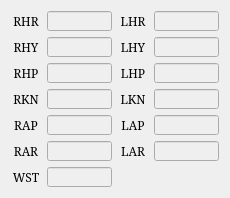
     <widget class="QWidget" name="gridLayoutWidget_5">
      <property name="geometry">
       <rect>
        <x>10</x>
        <y>275</y>
        <width>211</width>
        <height>191</height>
       </rect>
      </property>
      <layout class="QGridLayout" name="gridLayout_4">
       <item row="0" column="3">
        <widget class="QLineEdit" name="LE_JOINT_LHR_PA">
         <property name="enabled">
          <bool>false</bool>
         </property>
         <property name="sizePolicy">
          <sizepolicy hsizetype="Fixed" vsizetype="Fixed">
           <horstretch>0</horstretch>
           <verstretch>0</verstretch>
          </sizepolicy>
         </property>
         <property name="minimumSize">
          <size>
           <width>65</width>
           <height>20</height>
          </size>
         </property>
         <property name="maximumSize">
          <size>
           <width>65</width>
           <height>20</height>
          </size>
         </property>
         <property name="font">
          <font>
           <family>Serif</family>
           <pointsize>9</pointsize>
          </font>
         </property>
         <property name="alignment">
          <set>Qt::AlignRight|Qt::AlignTrailing|Qt::AlignVCenter</set>
         </property>
         <property name="readOnly">
          <bool>true</bool>
         </property>
        </widget>
       </item>
       <item row="2" column="0">
        <widget class="QLabel" name="label_B2_4">
         <property name="sizePolicy">
          <sizepolicy hsizetype="Fixed" vsizetype="Fixed">
           <horstretch>0</horstretch>
           <verstretch>0</verstretch>
          </sizepolicy>
         </property>
         <property name="minimumSize">
          <size>
           <width>30</width>
           <height>20</height>
          </size>
         </property>
         <property name="maximumSize">
          <size>
           <width>30</width>
           <height>20</height>
          </size>
         </property>
         <property name="font">
          <font>
           <family>Serif</family>
           <pointsize>9</pointsize>
          </font>
         </property>
         <property name="text">
          <string>RHP</string>
         </property>
         <property name="alignment">
          <set>Qt::AlignCenter</set>
         </property>
        </widget>
       </item>
       <item row="0" column="1">
        <widget class="QLineEdit" name="LE_JOINT_RHR_PA">
         <property name="enabled">
          <bool>false</bool>
         </property>
         <property name="sizePolicy">
          <sizepolicy hsizetype="Fixed" vsizetype="Fixed">
           <horstretch>0</horstretch>
           <verstretch>0</verstretch>
          </sizepolicy>
         </property>
         <property name="minimumSize">
          <size>
           <width>65</width>
           <height>20</height>
          </size>
         </property>
         <property name="maximumSize">
          <size>
           <width>65</width>
           <height>20</height>
          </size>
         </property>
         <property name="font">
          <font>
           <family>Serif</family>
           <pointsize>9</pointsize>
          </font>
         </property>
         <property name="alignment">
          <set>Qt::AlignRight|Qt::AlignTrailing|Qt::AlignVCenter</set>
         </property>
         <property name="readOnly">
          <bool>true</bool>
         </property>
        </widget>
       </item>
       <item row="3" column="3">
        <widget class="QLineEdit" name="LE_JOINT_LKN_PA">
         <property name="enabled">
          <bool>false</bool>
         </property>
         <property name="sizePolicy">
          <sizepolicy hsizetype="Fixed" vsizetype="Fixed">
           <horstretch>0</horstretch>
           <verstretch>0</verstretch>
          </sizepolicy>
         </property>
         <property name="minimumSize">
          <size>
           <width>65</width>
           <height>20</height>
          </size>
         </property>
         <property name="maximumSize">
          <size>
           <width>65</width>
           <height>20</height>
          </size>
         </property>
         <property name="font">
          <font>
           <family>Serif</family>
           <pointsize>9</pointsize>
          </font>
         </property>
         <property name="alignment">
          <set>Qt::AlignRight|Qt::AlignTrailing|Qt::AlignVCenter</set>
         </property>
         <property name="readOnly">
          <bool>true</bool>
         </property>
        </widget>
       </item>
       <item row="6" column="0">
        <widget class="QLabel" name="label_B5_16">
         <property name="sizePolicy">
          <sizepolicy hsizetype="Fixed" vsizetype="Fixed">
           <horstretch>0</horstretch>
           <verstretch>0</verstretch>
          </sizepolicy>
         </property>
         <property name="minimumSize">
          <size>
           <width>30</width>
           <height>20</height>
          </size>
         </property>
         <property name="maximumSize">
          <size>
           <width>30</width>
           <height>20</height>
          </size>
         </property>
         <property name="font">
          <font>
           <family>Serif</family>
           <pointsize>9</pointsize>
          </font>
         </property>
         <property name="text">
          <string>WST</string>
         </property>
         <property name="alignment">
          <set>Qt::AlignCenter</set>
         </property>
        </widget>
       </item>
       <item row="4" column="0">
        <widget class="QLabel" name="label_B4_4">
         <property name="sizePolicy">
          <sizepolicy hsizetype="Fixed" vsizetype="Fixed">
           <horstretch>0</horstretch>
           <verstretch>0</verstretch>
          </sizepolicy>
         </property>
         <property name="minimumSize">
          <size>
           <width>30</width>
           <height>20</height>
          </size>
         </property>
         <property name="maximumSize">
          <size>
           <width>30</width>
           <height>20</height>
          </size>
         </property>
         <property name="font">
          <font>
           <family>Serif</family>
           <pointsize>9</pointsize>
          </font>
         </property>
         <property name="text">
          <string>RAP</string>
         </property>
         <property name="alignment">
          <set>Qt::AlignCenter</set>
         </property>
        </widget>
       </item>
       <item row="3" column="1">
        <widget class="QLineEdit" name="LE_JOINT_RKN_PA">
         <property name="enabled">
          <bool>false</bool>
         </property>
         <property name="sizePolicy">
          <sizepolicy hsizetype="Fixed" vsizetype="Fixed">
           <horstretch>0</horstretch>
           <verstretch>0</verstretch>
          </sizepolicy>
         </property>
         <property name="minimumSize">
          <size>
           <width>65</width>
           <height>20</height>
          </size>
         </property>
         <property name="maximumSize">
          <size>
           <width>65</width>
           <height>20</height>
          </size>
         </property>
         <property name="font">
          <font>
           <family>Serif</family>
           <pointsize>9</pointsize>
          </font>
         </property>
         <property name="alignment">
          <set>Qt::AlignRight|Qt::AlignTrailing|Qt::AlignVCenter</set>
         </property>
         <property name="readOnly">
          <bool>true</bool>
         </property>
        </widget>
       </item>
       <item row="1" column="1">
        <widget class="QLineEdit" name="LE_JOINT_RHY_PA">
         <property name="enabled">
          <bool>false</bool>
         </property>
         <property name="sizePolicy">
          <sizepolicy hsizetype="Fixed" vsizetype="Fixed">
           <horstretch>0</horstretch>
           <verstretch>0</verstretch>
          </sizepolicy>
         </property>
         <property name="minimumSize">
          <size>
           <width>65</width>
           <height>20</height>
          </size>
         </property>
         <property name="maximumSize">
          <size>
           <width>65</width>
           <height>20</height>
          </size>
         </property>
         <property name="font">
          <font>
           <family>Serif</family>
           <pointsize>9</pointsize>
          </font>
         </property>
         <property name="alignment">
          <set>Qt::AlignRight|Qt::AlignTrailing|Qt::AlignVCenter</set>
         </property>
         <property name="readOnly">
          <bool>true</bool>
         </property>
        </widget>
       </item>
       <item row="0" column="0">
        <widget class="QLabel" name="label_B1_4">
         <property name="sizePolicy">
          <sizepolicy hsizetype="Fixed" vsizetype="Fixed">
           <horstretch>0</horstretch>
           <verstretch>0</verstretch>
          </sizepolicy>
         </property>
         <property name="minimumSize">
          <size>
           <width>30</width>
           <height>20</height>
          </size>
         </property>
         <property name="maximumSize">
          <size>
           <width>30</width>
           <height>20</height>
          </size>
         </property>
         <property name="font">
          <font>
           <family>Serif</family>
           <pointsize>9</pointsize>
          </font>
         </property>
         <property name="text">
          <string>RHR</string>
         </property>
         <property name="alignment">
          <set>Qt::AlignCenter</set>
         </property>
        </widget>
       </item>
       <item row="5" column="0">
        <widget class="QLabel" name="label_B5_4">
         <property name="sizePolicy">
          <sizepolicy hsizetype="Fixed" vsizetype="Fixed">
           <horstretch>0</horstretch>
           <verstretch>0</verstretch>
          </sizepolicy>
         </property>
         <property name="minimumSize">
          <size>
           <width>30</width>
           <height>20</height>
          </size>
         </property>
         <property name="maximumSize">
          <size>
           <width>30</width>
           <height>20</height>
          </size>
         </property>
         <property name="font">
          <font>
           <family>Serif</family>
           <pointsize>9</pointsize>
          </font>
         </property>
         <property name="text">
          <string>RAR</string>
         </property>
         <property name="alignment">
          <set>Qt::AlignCenter</set>
         </property>
        </widget>
       </item>
       <item row="3" column="0">
        <widget class="QLabel" name="label_B3_4">
         <property name="sizePolicy">
          <sizepolicy hsizetype="Fixed" vsizetype="Fixed">
           <horstretch>0</horstretch>
           <verstretch>0</verstretch>
          </sizepolicy>
         </property>
         <property name="minimumSize">
          <size>
           <width>30</width>
           <height>20</height>
          </size>
         </property>
         <property name="maximumSize">
          <size>
           <width>30</width>
           <height>20</height>
          </size>
         </property>
         <property name="font">
          <font>
           <family>Serif</family>
           <pointsize>9</pointsize>
          </font>
         </property>
         <property name="text">
          <string>RKN</string>
         </property>
         <property name="alignment">
          <set>Qt::AlignCenter</set>
         </property>
        </widget>
       </item>
       <item row="4" column="3">
        <widget class="QLineEdit" name="LE_JOINT_LAP_PA">
         <property name="enabled">
          <bool>false</bool>
         </property>
         <property name="sizePolicy">
          <sizepolicy hsizetype="Fixed" vsizetype="Fixed">
           <horstretch>0</horstretch>
           <verstretch>0</verstretch>
          </sizepolicy>
         </property>
         <property name="minimumSize">
          <size>
           <width>65</width>
           <height>20</height>
          </size>
         </property>
         <property name="maximumSize">
          <size>
           <width>65</width>
           <height>20</height>
          </size>
         </property>
         <property name="font">
          <font>
           <family>Serif</family>
           <pointsize>9</pointsize>
          </font>
         </property>
         <property name="alignment">
          <set>Qt::AlignRight|Qt::AlignTrailing|Qt::AlignVCenter</set>
         </property>
         <property name="readOnly">
          <bool>true</bool>
         </property>
        </widget>
       </item>
       <item row="6" column="1">
        <widget class="QLineEdit" name="LE_JOINT_WST_PA">
         <property name="enabled">
          <bool>false</bool>
         </property>
         <property name="sizePolicy">
          <sizepolicy hsizetype="Fixed" vsizetype="Fixed">
           <horstretch>0</horstretch>
           <verstretch>0</verstretch>
          </sizepolicy>
         </property>
         <property name="minimumSize">
          <size>
           <width>65</width>
           <height>20</height>
          </size>
         </property>
         <property name="maximumSize">
          <size>
           <width>65</width>
           <height>20</height>
          </size>
         </property>
         <property name="font">
          <font>
           <family>Serif</family>
           <pointsize>9</pointsize>
          </font>
         </property>
         <property name="alignment">
          <set>Qt::AlignRight|Qt::AlignTrailing|Qt::AlignVCenter</set>
         </property>
         <property name="readOnly">
          <bool>true</bool>
         </property>
        </widget>
       </item>
       <item row="5" column="1">
        <widget class="QLineEdit" name="LE_JOINT_RAR_PA">
         <property name="enabled">
          <bool>false</bool>
         </property>
         <property name="sizePolicy">
          <sizepolicy hsizetype="Fixed" vsizetype="Fixed">
           <horstretch>0</horstretch>
           <verstretch>0</verstretch>
          </sizepolicy>
         </property>
         <property name="minimumSize">
          <size>
           <width>65</width>
           <height>20</height>
          </size>
         </property>
         <property name="maximumSize">
          <size>
           <width>65</width>
           <height>20</height>
          </size>
         </property>
         <property name="font">
          <font>
           <family>Serif</family>
           <pointsize>9</pointsize>
          </font>
         </property>
         <property name="alignment">
          <set>Qt::AlignRight|Qt::AlignTrailing|Qt::AlignVCenter</set>
         </property>
         <property name="readOnly">
          <bool>true</bool>
         </property>
        </widget>
       </item>
       <item row="4" column="2">
        <widget class="QLabel" name="label_B10_4">
         <property name="sizePolicy">
          <sizepolicy hsizetype="Fixed" vsizetype="Fixed">
           <horstretch>0</horstretch>
           <verstretch>0</verstretch>
          </sizepolicy>
         </property>
         <property name="minimumSize">
          <size>
           <width>30</width>
           <height>20</height>
          </size>
         </property>
         <property name="maximumSize">
          <size>
           <width>30</width>
           <height>20</height>
          </size>
         </property>
         <property name="font">
          <font>
           <family>Serif</family>
           <pointsize>9</pointsize>
          </font>
         </property>
         <property name="text">
          <string>LAP</string>
         </property>
         <property name="alignment">
          <set>Qt::AlignCenter</set>
         </property>
        </widget>
       </item>
       <item row="1" column="3">
        <widget class="QLineEdit" name="LE_JOINT_LHY_PA">
         <property name="enabled">
          <bool>false</bool>
         </property>
         <property name="sizePolicy">
          <sizepolicy hsizetype="Fixed" vsizetype="Fixed">
           <horstretch>0</horstretch>
           <verstretch>0</verstretch>
          </sizepolicy>
         </property>
         <property name="minimumSize">
          <size>
           <width>65</width>
           <height>20</height>
          </size>
         </property>
         <property name="maximumSize">
          <size>
           <width>65</width>
           <height>20</height>
          </size>
         </property>
         <property name="font">
          <font>
           <family>Serif</family>
           <pointsize>9</pointsize>
          </font>
         </property>
         <property name="alignment">
          <set>Qt::AlignRight|Qt::AlignTrailing|Qt::AlignVCenter</set>
         </property>
         <property name="readOnly">
          <bool>true</bool>
         </property>
        </widget>
       </item>
       <item row="2" column="2">
        <widget class="QLabel" name="label_B8_4">
         <property name="sizePolicy">
          <sizepolicy hsizetype="Fixed" vsizetype="Fixed">
           <horstretch>0</horstretch>
           <verstretch>0</verstretch>
          </sizepolicy>
         </property>
         <property name="minimumSize">
          <size>
           <width>30</width>
           <height>20</height>
          </size>
         </property>
         <property name="maximumSize">
          <size>
           <width>30</width>
           <height>20</height>
          </size>
         </property>
         <property name="font">
          <font>
           <family>Serif</family>
           <pointsize>9</pointsize>
          </font>
         </property>
         <property name="text">
          <string>LHP</string>
         </property>
         <property name="alignment">
          <set>Qt::AlignCenter</set>
         </property>
        </widget>
       </item>
       <item row="3" column="2">
        <widget class="QLabel" name="label_B9_4">
         <property name="sizePolicy">
          <sizepolicy hsizetype="Fixed" vsizetype="Fixed">
           <horstretch>0</horstretch>
           <verstretch>0</verstretch>
          </sizepolicy>
         </property>
         <property name="minimumSize">
          <size>
           <width>30</width>
           <height>20</height>
          </size>
         </property>
         <property name="maximumSize">
          <size>
           <width>30</width>
           <height>20</height>
          </size>
         </property>
         <property name="font">
          <font>
           <family>Serif</family>
           <pointsize>9</pointsize>
          </font>
         </property>
         <property name="text">
          <string>LKN</string>
         </property>
         <property name="alignment">
          <set>Qt::AlignCenter</set>
         </property>
        </widget>
       </item>
       <item row="2" column="1">
        <widget class="QLineEdit" name="LE_JOINT_RHP_PA">
         <property name="enabled">
          <bool>false</bool>
         </property>
         <property name="sizePolicy">
          <sizepolicy hsizetype="Fixed" vsizetype="Fixed">
           <horstretch>0</horstretch>
           <verstretch>0</verstretch>
          </sizepolicy>
         </property>
         <property name="minimumSize">
          <size>
           <width>65</width>
           <height>20</height>
          </size>
         </property>
         <property name="maximumSize">
          <size>
           <width>65</width>
           <height>20</height>
          </size>
         </property>
         <property name="font">
          <font>
           <family>Serif</family>
           <pointsize>9</pointsize>
          </font>
         </property>
         <property name="alignment">
          <set>Qt::AlignRight|Qt::AlignTrailing|Qt::AlignVCenter</set>
         </property>
         <property name="readOnly">
          <bool>true</bool>
         </property>
        </widget>
       </item>
       <item row="5" column="2">
        <widget class="QLabel" name="label_B11_4">
         <property name="sizePolicy">
          <sizepolicy hsizetype="Fixed" vsizetype="Fixed">
           <horstretch>0</horstretch>
           <verstretch>0</verstretch>
          </sizepolicy>
         </property>
         <property name="minimumSize">
          <size>
           <width>30</width>
           <height>20</height>
          </size>
         </property>
         <property name="maximumSize">
          <size>
           <width>30</width>
           <height>20</height>
          </size>
         </property>
         <property name="font">
          <font>
           <family>Serif</family>
           <pointsize>9</pointsize>
          </font>
         </property>
         <property name="text">
          <string>LAR</string>
         </property>
         <property name="alignment">
          <set>Qt::AlignCenter</set>
         </property>
        </widget>
       </item>
       <item row="1" column="0">
        <widget class="QLabel" name="label_B0_4">
         <property name="sizePolicy">
          <sizepolicy hsizetype="Fixed" vsizetype="Fixed">
           <horstretch>0</horstretch>
           <verstretch>0</verstretch>
          </sizepolicy>
         </property>
         <property name="minimumSize">
          <size>
           <width>30</width>
           <height>20</height>
          </size>
         </property>
         <property name="maximumSize">
          <size>
           <width>30</width>
           <height>20</height>
          </size>
         </property>
         <property name="font">
          <font>
           <family>Serif</family>
           <pointsize>9</pointsize>
          </font>
         </property>
         <property name="text">
          <string>RHY</string>
         </property>
         <property name="alignment">
          <set>Qt::AlignCenter</set>
         </property>
        </widget>
       </item>
       <item row="5" column="3">
        <widget class="QLineEdit" name="LE_JOINT_LAR_PA">
         <property name="enabled">
          <bool>false</bool>
         </property>
         <property name="sizePolicy">
          <sizepolicy hsizetype="Fixed" vsizetype="Fixed">
           <horstretch>0</horstretch>
           <verstretch>0</verstretch>
          </sizepolicy>
         </property>
         <property name="minimumSize">
          <size>
           <width>65</width>
           <height>20</height>
          </size>
         </property>
         <property name="maximumSize">
          <size>
           <width>65</width>
           <height>20</height>
          </size>
         </property>
         <property name="font">
          <font>
           <family>Serif</family>
           <pointsize>9</pointsize>
          </font>
         </property>
         <property name="alignment">
          <set>Qt::AlignRight|Qt::AlignTrailing|Qt::AlignVCenter</set>
         </property>
         <property name="readOnly">
          <bool>true</bool>
         </property>
        </widget>
       </item>
       <item row="1" column="2">
        <widget class="QLabel" name="label_B6_4">
         <property name="sizePolicy">
          <sizepolicy hsizetype="Fixed" vsizetype="Fixed">
           <horstretch>0</horstretch>
           <verstretch>0</verstretch>
          </sizepolicy>
         </property>
         <property name="minimumSize">
          <size>
           <width>30</width>
           <height>20</height>
          </size>
         </property>
         <property name="maximumSize">
          <size>
           <width>30</width>
           <height>20</height>
          </size>
         </property>
         <property name="font">
          <font>
           <family>Serif</family>
           <pointsize>9</pointsize>
          </font>
         </property>
         <property name="text">
          <string>LHY</string>
         </property>
         <property name="alignment">
          <set>Qt::AlignCenter</set>
         </property>
        </widget>
       </item>
       <item row="4" column="1">
        <widget class="QLineEdit" name="LE_JOINT_RAP_PA">
         <property name="enabled">
          <bool>false</bool>
         </property>
         <property name="sizePolicy">
          <sizepolicy hsizetype="Fixed" vsizetype="Fixed">
           <horstretch>0</horstretch>
           <verstretch>0</verstretch>
          </sizepolicy>
         </property>
         <property name="minimumSize">
          <size>
           <width>65</width>
           <height>20</height>
          </size>
         </property>
         <property name="maximumSize">
          <size>
           <width>65</width>
           <height>20</height>
          </size>
         </property>
         <property name="font">
          <font>
           <family>Serif</family>
           <pointsize>9</pointsize>
          </font>
         </property>
         <property name="alignment">
          <set>Qt::AlignRight|Qt::AlignTrailing|Qt::AlignVCenter</set>
         </property>
         <property name="readOnly">
          <bool>true</bool>
         </property>
        </widget>
       </item>
       <item row="2" column="3">
        <widget class="QLineEdit" name="LE_JOINT_LHP_PA">
         <property name="enabled">
          <bool>false</bool>
         </property>
         <property name="sizePolicy">
          <sizepolicy hsizetype="Fixed" vsizetype="Fixed">
           <horstretch>0</horstretch>
           <verstretch>0</verstretch>
          </sizepolicy>
         </property>
         <property name="minimumSize">
          <size>
           <width>65</width>
           <height>20</height>
          </size>
         </property>
         <property name="maximumSize">
          <size>
           <width>65</width>
           <height>20</height>
          </size>
         </property>
         <property name="font">
          <font>
           <family>Serif</family>
           <pointsize>9</pointsize>
          </font>
         </property>
         <property name="alignment">
          <set>Qt::AlignRight|Qt::AlignTrailing|Qt::AlignVCenter</set>
         </property>
         <property name="readOnly">
          <bool>true</bool>
         </property>
        </widget>
       </item>
       <item row="0" column="2">
        <widget class="QLabel" name="label_B7_4">
         <property name="sizePolicy">
          <sizepolicy hsizetype="Fixed" vsizetype="Fixed">
           <horstretch>0</horstretch>
           <verstretch>0</verstretch>
          </sizepolicy>
         </property>
         <property name="minimumSize">
          <size>
           <width>30</width>
           <height>20</height>
          </size>
         </property>
         <property name="maximumSize">
          <size>
           <width>30</width>
           <height>20</height>
          </size>
         </property>
         <property name="font">
          <font>
           <family>Serif</family>
           <pointsize>9</pointsize>
          </font>
         </property>
         <property name="text">
          <string>LHR</string>
         </property>
         <property name="alignment">
          <set>Qt::AlignCenter</set>
         </property>
        </widget>
       </item>
      </layout>
     </widget>
